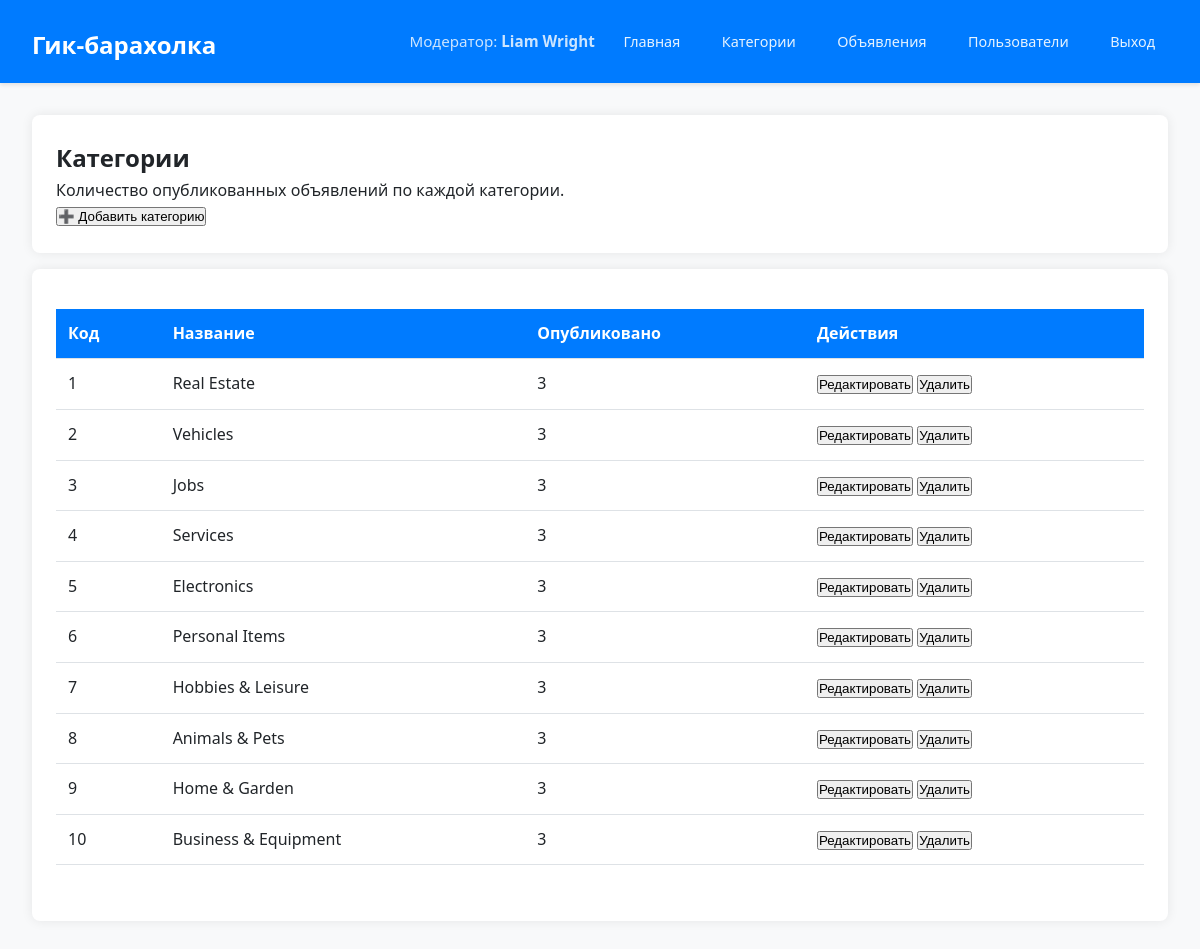
/categories (signed in), run on the app's committed database.
### app/models.py (models this page shows)
class User(db.Model, UserMixin):
    id = db.Column(db.Integer, primary_key=True)
    name = db.Column(db.String(100), nullable=False)
    phone = db.Column(db.String(20), nullable=False)
    email = db.Column(db.String(100), nullable=False, unique=True)
    password_hash = db.Column(db.String(200), nullable=False)
    role = db.Column(db.String(20), default="user")
    adverts = db.relationship("Advert", back_populates="user", lazy=True)

class Category(db.Model):
    id = db.Column(db.Integer, primary_key=True)
    name = db.Column(db.String(100), nullable=False)
    adverts = db.relationship(
        "Advert", back_populates="category", cascade="all, delete-orphan"
    )

### app/routes.py (the view)
@bp.route("/categories")
@login_required
def categories():
    all_cats = Category.query.all()
    cat_stats = []
    for cat in all_cats:
        pub_count = Advert.query.filter(
            Advert.category_id == cat.id,
            Advert.status == "published"
        ).count()
        cat_stats.append((cat, pub_count))
    return render_template("admin/categories.html", cat_stats=cat_stats)

### app/auth.py (called while the page is built)
@login_manager.user_loader
def load_user(user_id):
    return User.query.get(int(user_id))

### run.py (called while the page is built)
@app.before_request
def create_tables():
    with app.app_context():
        db.create_all()

### templates/admin/categories.html (shortened to what this page needs)
{% extends "base.html" %}
{% block content %}
<div class="content-box">
  <h2>Категории</h2>
  <p>Количество опубликованных объявлений по каждой категории.</p>
  <button class="btn-primary" onclick="openAddModal()">➕ Добавить категорию</button>
</div>
<div class="content-box">
  <table id="categories-table">
    <thead>
      <tr>
        <th>Код</th>
        <th>Название</th>
        <th>Опубликовано</th>
        <th>Действия</th>
      </tr>
    </thead>
    <tbody>
      {% for cat, pub_count in cat_stats %}
        <tr data-cat-id="{{ cat.id }}" id="cat-row-{{ cat.id }}">
          <td>{{ cat.id }}</td>
          <td>{{ cat.name }}</td>
          <td>{{ pub_count }}</td>
          <td>
            <button class="btn-edit" onclick="openEditModal({{ cat.id }}, '{{ cat.name }}')">
              Редактировать
            </button>
            <button class="btn-danger" onclick="openDeleteModal({{ cat.id }}, '{{ cat.name }}')">
              Удалить
            </button>
          </td>
        </tr>
      {% endfor %}
    </tbody>
  </table>
</div>
{% endblock %}

### templates/base.html (shortened to what this page needs)
<!DOCTYPE html>
<html lang="ru">
<head>
  <link rel="stylesheet" href="{{ url_for('static', filename='css/styles.css') }}">
</head>
<body>
  <header>
    <h1><a href="{{ url_for('routes.home') }}">Гик‑барахолка</a></h1>
    <nav>
      {% if current_user.is_authenticated %}
        <span>Модератор: <strong>{{ current_user.name }}</strong></span>
        <a href="{{ url_for('routes.home') }}">Главная</a>
        <a href="{{ url_for('routes.categories') }}">Категории</a>
        <a href="{{ url_for('routes.adverts') }}">Объявления</a>
        <a href="{{ url_for('routes.users') }}">Пользователи</a>
        <a href="{{ url_for('auth.logout') }}">Выход</a>
      {% endif %}
    </nav>
  </header>
  <main>
    {% block content %}{% endblock %}
  </main>
</body>
</html>

### static/css/styles.css (style rules this page uses)
* { box-sizing: border-box; margin: 0; padding: 0; }
body { font-family: 'Segoe UI', Tahoma, Geneva, Verdana, sans-serif; background: #f8f9fa; color: #212529; line-height: 1.6; }
header { background: #007bff; color: white; padding: 1rem 2rem; display: flex; justify-content: space-between; align-items: center; box-shadow: 0 2px 4px rgba(0, 0, 0, 0.1); }
header a { color: white; text-decoration: none; }
header h1 a { font-size: 1.5rem; font-weight: 600; }
nav { display: flex; align-items: center; gap: 1rem; font-size: 0.9rem; }
nav span { color: #cce5ff; font-size: 0.95rem; }
nav a { color: #e6f3ff; padding: 0.4rem 0.8rem; border-radius: 4px; transition: background 0.2s; }
main { padding: 2rem; }
.content-box { background: white; border-radius: 8px; box-shadow: 0 0 12px rgba(0, 0, 0, 0.08); padding: 1.5rem; margin-bottom: 1rem; }
table { width: 100%; border-collapse: collapse; margin: 1rem 0 2rem; }
th, td { padding: 0.75rem; text-align: left; border-bottom: 1px solid #dee2e6; }
th { background: #007bff; color: white; font-weight: 600; }

### data on the page
User: name "Liam Wright"
Category: id "1", name "Real Estate", pub_count "3"
Category: id "2", name "Vehicles", pub_count "3"
Category: id "3", name "Jobs"
Category: id "4", name "Services", pub_count "3"
Category: id "5", name "Electronics", pub_count "3"
Category: id "6", name "Personal Items", pub_count "3"
Category: id "7", name "Hobbies & Leisure", pub_count "3"
Category: id "8", name "Animals & Pets", pub_count "3"
Category: id "9", name "Home & Garden", pub_count "3"
Category: id "10", name "Business & Equipment", pub_count "3"
